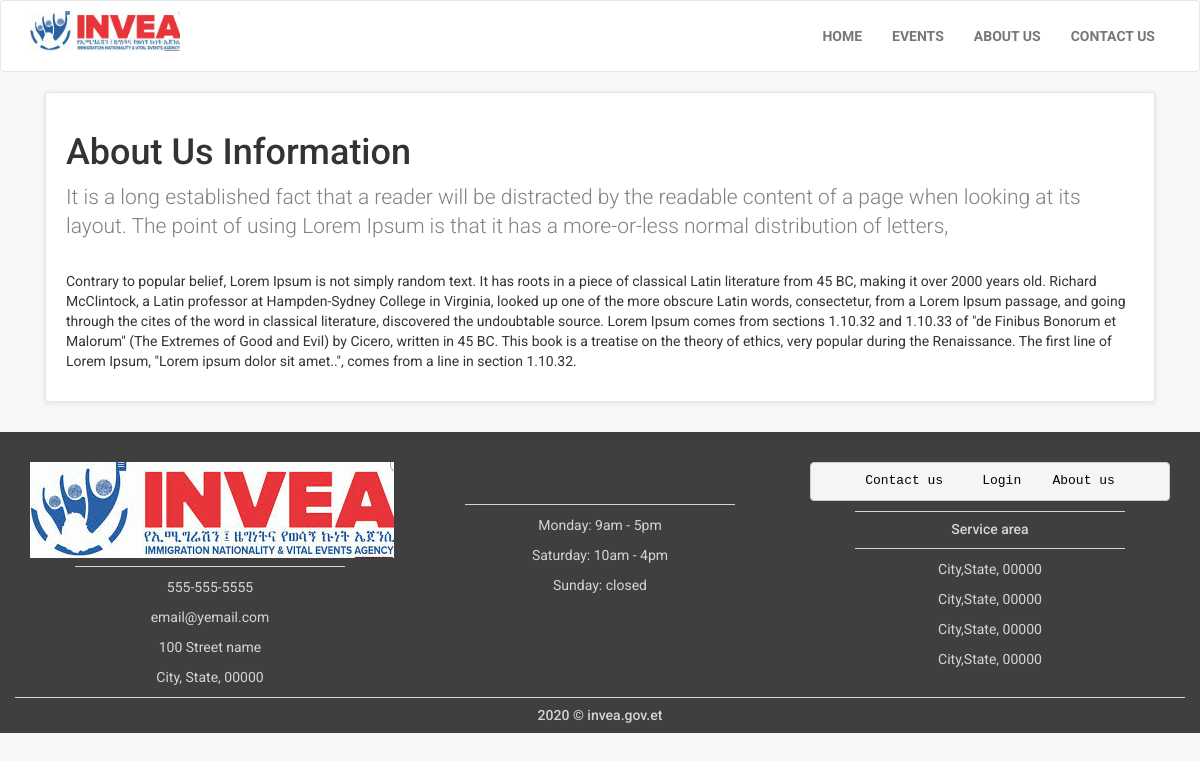
Page /about.php on the committed database.
### tables this page shows
CREATE TABLE `about_us` (
  `about_id` int(10) NOT NULL,
  `about_heading` text NOT NULL,
  `about_short_desc` text NOT NULL,
  `about_desc` text NOT NULL
);

### about.php (the view, shortened to what this page needs)
<?php
include("includes/db.php");
?>
<!DOCTYPE html>
<html>
<head>
<link href="styles/bootstrap.min.css" rel="stylesheet">
<link href="styles/style.css" rel="stylesheet">
<link href="font-awesome/css/font-awesome.min.css" rel="stylesheet">
</head>
<body>
<?php include("includes/navbar.php"); ?>
<div class="container">
<div class="content">
<div class="col-md-12" >
<div class="box" >
<?php
$get_about_us = "select * from about_us";
$run_about_us = mysqli_query($con,$get_about_us);
$row_about_us = mysqli_fetch_array($run_about_us);
$about_heading = $row_about_us['about_heading'];
$about_short_desc = $row_about_us['about_short_desc'];
$about_desc = $row_about_us['about_desc'];
?>
<h1> <?php echo $about_heading; ?> </h1>
<p class="lead"> <?php echo $about_short_desc; ?> </p>
<p> <?php echo $about_desc; ?> </p>
</div>
</div>
</div>
</div>
<?php
include("includes/footer.php");
?>
</body>
</html>

### styles/style.css (style rules this page uses)
body { font-family: "Roboto", Helvetica, Arial, sans-serif; font-size: 14px; line-height: 1.42857143; color: #333333; background-color: #f0f0f0; overflow-x: hidden; }
.box { background: #fff; margin: 0 0 30px; border: solid 1px #e6e6e6; box-sizing: border-box; padding:20px; box-shadow: 0 1px 5px rgba(0, 0, 0, 0.1); }

### styles/main.css (style rules this page uses)
body { background-color: rgb(248, 248, 248); }
.lead { float: right; margin: auto 0px; color: grey; }

### rows in the picture
about_us: about_heading "About Us Information", about_short_desc "It is a long established fact that a reader will be distracted by the readable content of a page when looking at its layout. The point of using Lorem Ipsum is that it has a more-or-less normal distribution of letters,", about_desc "Contrary to popular belief, Lorem Ipsum is not simply random text. It has roots in a piece of classical Latin literature from 45 BC, making it over 2000 years old. Richard McClintock, a Latin professor at Hampden-Sydney College in Virginia, looked up one of the more obscure Latin words, consectetur, from a Lorem Ipsum passage, and going through the cites of the word in classical literature, discovered the undoubtable source. Lorem Ipsum comes from sections 1.10.32 and 1.10.33 of \"de Finibus Bonorum et Malorum\" (The Extremes of Good and Evil) by Cicero, written in 45 BC. This book is a treatise on the theory of ethics, very popular during the Renaissance. The first line of Lorem Ipsum,…"
